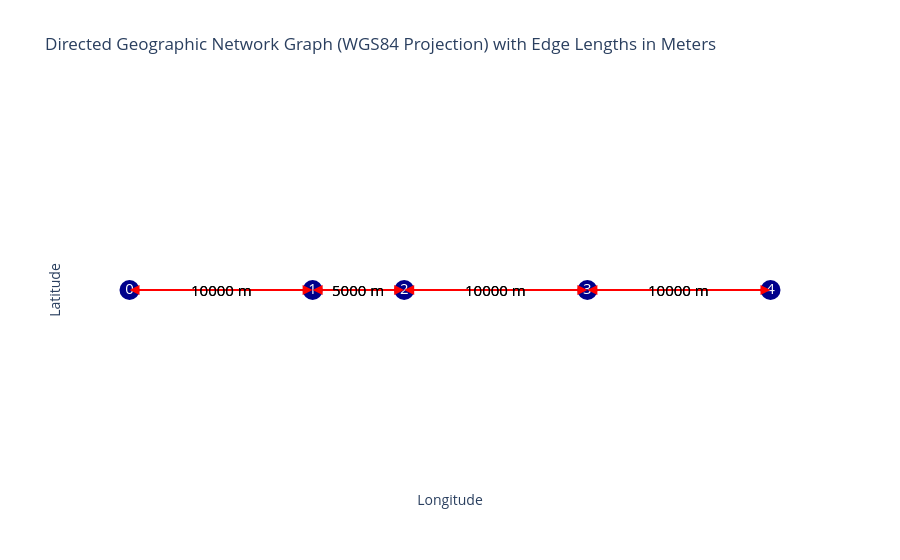

Notebook code for this chart:
### Code cell
plot_graph(FG)

### Figure 1 — Plotly figure (JSON) as saved in the notebook; plotly's stock layout.template omitted (floating-point values rounded to 4 significant figures)
{"data": [{"hoverinfo": "none", "line": {"color": "red", "width": 2}, "mode": "lines", "type": "scatter", "x": [0, 0.08983], "y": [0, 0]}, {"hoverinfo": "none", "line": {"color": "red", "width": 2}, "mode": "lines", "type": "scatter", "x": [0.08983, 0], "y": [0, 0]}, {"hoverinfo": "none", "line": {"color": "red", "width": 2}, "mode": "lines", "type": "scatter", "x": [0.08983, 0.1347], "y": [0, 0]}, {"hoverinfo": "none", "line": {"color": "red", "width": 2}, "mode": "lines", "type": "scatter", "x": [0.1347, 0.08983], "y": [0, 0]}, {"hoverinfo": "none", "line": {"color": "red", "width": 2}, "mode": "lines", "type": "scatter", "x": [0.1347, 0.2246], "y": [0, 0]}, {"hoverinfo": "none", "line": {"color": "red", "width": 2}, "mode": "lines", "type": "scatter", "x": [0.2246, 0.1347], "y": [0, 0]}, {"hoverinfo": "none", "line": {"color": "red", "width": 2}, "mode": "lines", "type": "scatter", "x": [0.2246, 0.3144], "y": [0, 0]}, {"hoverinfo": "none", "line": {"color": "red", "width": 2}, "mode": "lines", "type": "scatter", "x": [0.3144, 0.2246], "y": [0, 0]}, {"hoverinfo": "text", "marker": {"color": "darkblue", "size": 20}, "mode": "markers+text", "text": ["0", "1", "2", "3", "4"], "textfont": {"color": "white", "size": 15}, "textposition": "middle center", "type": "scatter", "x": [0, 0.08983, 0.1347, 0.2246, 0.3144], "y": [0, 0, 0, 0, 0]}], "layout": {"annotations": [{"arrowcolor": "red", "arrowhead": 2, "arrowsize": 2, "arrowwidth": 1, "ax": 0, "axref": "x", "ay": 0, "ayref": "y", "showarrow": true, "x": 0.08983, "xref": "x", "y": 0, "yref": "y"}, {"arrowcolor": "red", "arrowhead": 2, "arrowsize": 2, "arrowwidth": 1, "ax": 0.08983, "axref": "x", "ay": 0, "ayref": "y", "showarrow": true, "x": 0, "xref": "x", "y": 0, "yref": "y"}, {"arrowcolor": "red", "arrowhead": 2, "arrowsize": 2, "arrowwidth": 1, "ax": 0.08983, "axref": "x", "ay": 0, "ayref": "y", "showarrow": true, "x": 0.1347, "xref": "x", "y": 0, "yref": "y"}, {"arrowcolor": "red", "arrowhead": 2, "arrowsize": 2, "arrowwidth": 1, "ax": 0.1347, "axref": "x", "ay": 0, "ayref": "y", "showarrow": true, "x": 0.08983, "xref": "x", "y": 0, "yref": "y"}, {"arrowcolor": "red", "arrowhead": 2, "arrowsize": 2, "arrowwidth": 1, "ax": 0.1347, "axref": "x", "ay": 0, "ayref": "y", "showarrow": true, "x": 0.2246, "xref": "x", "y": 0, "yref": "y"}, {"arrowcolor": "red", "arrowhead": 2, "arrowsize": 2, "arrowwidth": 1, "ax": 0.2246, "axref": "x", "ay": 0, "ayref": "y", "showarrow": true, "x": 0.1347, "xref": "x", "y": 0, "yref": "y"}, {"arrowcolor": "red", "arrowhead": 2, "arrowsize": 2, "arrowwidth": 1, "ax": 0.2246, "axref": "x", "ay": 0, "ayref": "y", "showarrow": true, "x": 0.3144, "xref": "x", "y": 0, "yref": "y"}, {"arrowcolor": "red", "arrowhead": 2, "arrowsize": 2, "arrowwidth": 1, "ax": 0.3144, "axref": "x", "ay": 0, "ayref": "y", "showarrow": true, "x": 0.2246, "xref": "x", "y": 0, "yref": "y"}, {"font": {"color": "black", "size": 15}, "showarrow": false, "text": "10000 m", "x": 0.04492, "y": 0}, {"font": {"color": "black", "size": 15}, "showarrow": false, "text": "10000 m", "x": 0.04492, "y": 0}, {"font": {"color": "black", "size": 15}, "showarrow": false, "text": "5000 m", "x": 0.1123, "y": 0}, {"font": {"color": "black", "size": 15}, "showarrow": false, "text": "5000 m", "x": 0.1123, "y": 0}, {"font": {"color": "black", "size": 15}, "showarrow": false, "text": "10000 m", "x": 0.1797, "y": 0}, {"font": {"color": "black", "size": 15}, "showarrow": false, "text": "10000 m", "x": 0.1797, "y": 0}, {"font": {"color": "black", "size": 15}, "showarrow": false, "text": "10000 m", "x": 0.2695, "y": 0}, {"font": {"color": "black", "size": 15}, "showarrow": false, "text": "10000 m", "x": 0.2695, "y": 0}], "plot_bgcolor": "white", "showlegend": false, "title": {"text": "Directed Geographic Network Graph (WGS84 Projection) with Edge Lengths in Meters"}, "xaxis": {"showgrid": false, "showticklabels": false, "title": {"text": "Longitude"}, "zeroline": false}, "yaxis": {"showgrid": false, "showticklabels": false, "title": {"text": "Latitude"}, "zeroline": false}}}
